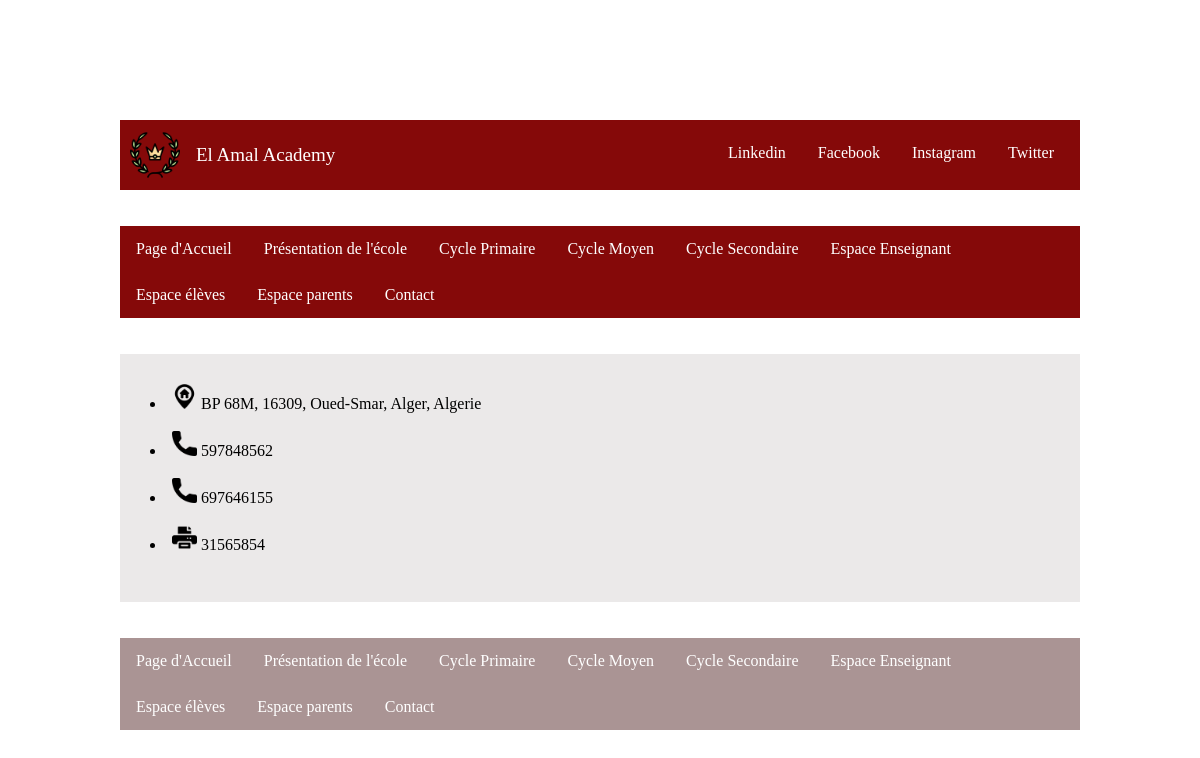
Page /controllers/contactController.php on the committed database.
### tables this page shows
CREATE TABLE IF NOT EXISTS `contact` (
  `id` int(11) NOT NULL AUTO_INCREMENT,
  `adresse` varchar(255) NOT NULL,
  `teleph1` int(11) NOT NULL,
  `teleph2` int(11) NOT NULL,
  `fax` int(11) NOT NULL,
  PRIMARY KEY (`id`)
);

### controllers/contactController.php (called while the page is built)
<?php
$relativePath = $_SERVER['DOCUMENT_ROOT'];
require_once($relativePath.'/Latreche_Mohamed_Cherif_Zouaoui_SIL1/views/contactView.php');
require_once($relativePath.'/Latreche_Mohamed_Cherif_Zouaoui_SIL1/models/contactModel.php');
class contactController {
    public function getContact() {
        $cModel = new contactModel();
        $row=$cModel->getContacts();
        return $row;
    }
    public function afficherContact() {
        $contactView = new contactView();
        $contactView->afficherContactPage();
    }
}
$control = new contactController();
$control->afficherContact();
?>

### models/contactModel.php (called while the page is built)
<?php
require_once($relativePath.'/Latreche_Mohamed_Cherif_Zouaoui_SIL1/controllers/contactController.php');
class contactModel {
    private $db="mysql:dbname=tdw;hostname=127.0.0.1;";
    private $busername = "root";
    private $bpassword = "";
    private function connexion($db,$busername,$bpassword) {
                try {
                    $conn = new PDO($db, $busername, $bpassword);
                    $conn->exec("SET CHARACTER SET utf8");
                }
                catch(PDOException $e)
                {
                    echo "Connection failed: " . $e->getMessage();
                    exit();
                }
                return $conn;
    }
    public function getContacts() {
        $conn=$this->connexion($this->db,$this->busername,$this->bpassword);
        $sql = $conn->prepare("SELECT * FROM contact");
        $sql->setFetchMode(PDO::FETCH_ASSOC);
        $sql->execute();
        $row=$sql->fetch();
        return $row;
    }
}
?>

### views/contactView.php (the view, shortened to what this page needs)
<?php
$relativePath = $_SERVER['DOCUMENT_ROOT'];
require_once($relativePath.'/Latreche_Mohamed_Cherif_Zouaoui_SIL1/controllers/contactController.php');
class contactView {
    public function head() {
        ?>
        <head>
            <link rel="stylesheet" href="../css/contact.css">
        </head>
        <?php
    }
    public function navBar() {
        ?>
        <ul class="topnav">
            <li class="left"><img src="../images/logos/laurel.png"></li>
            <li class="middle"><a href="#home">El Amal Academy</a></li>
            <li class="right"><a href="#twitter">Twitter</a></li>
            <li class="right"><a href="#instagram">Instagram</a></li>
            <li class="right"><a href="#facebook">Facebook</a></li>
            <li class="right"><a href="#linkedin">Linkedin</a></li>
        </ul>
        <br><br>
        <?php
    }
    public function menu() {
        ?>
        <div class="menuHorizontal">
            <ul>
                <li><a class="horizontal" href="../index.php">Page d'Accueil</a></li>
                <li><a  class="optional" href="../controllers/ControllerPresentation.php">Présentation de l'école</a></li>
                <li><a class="optional" href="../controllers/ControllerCyclePrimaire.php">Cycle Primaire</a></li>
                <li><a class="optional" href="../controllers/ControllerCycleMoyen.php">Cycle Moyen</a></li>
                <li><a class="optional" href="../controllers/ControllerCycleSec.php">Cycle Secondaire</a></li>
                <li><a class="optional" href="../controllers/ControllerEspaceEns.php">Espace Enseignant</a></li>
                <li><a href="../controllers/espaceEleveController.php">Espace élèves</a></li>
                <li><a href="../controllers/ControllerEspaceParent.php">Espace parents</a></li>
                <li><a  class="optional" href="../controllers/contactController.php">Contact</a></li>
            </ul>
        </div>
        <?php
    }
    public function contenu() {
        ?>
        <br><br>
        <div class="contact">
        <?php
        $controler = new contactController();
        $result=$controler->getContact();
            echo
            "<li><img src='../images/icons/adresse.png'>" ."  ". $result["adresse"] . "</li> <br>" ;
            echo
            "<li><img src='../images/icons/call.png'>" ."   ". $result["teleph2"] . "</li> <br>" ;
            echo
            "<li><img src='../images/icons/call.png'>" ."   ". $result["teleph1"] . "</li> <br>" ;
            echo
            "<li><img src='../images/icons/fax.png'>" ."   ". $result["fax"] . "</li> <br>" ;
        ?>
        </div>
        <?php
    }
    public function footer() {
        ?>
        <br><br>
        <footer class=footer">
            <ul>
                <li><a href="../index.php">Page d'Accueil</a></li>
                <li><a href="../controllers/ControllerPresentation.php">Présentation de l'école</a></li>
                <li><a class="optional" href="../controllers/ControllerCyclePrimaire.php">Cycle Primaire</a></li>
                <li><a class="optional" href="../controllers/ControllerCycleMoyen.php">Cycle Moyen</a></li>
                <li><a class="optional" href="../controllers/ControllerCycleSec.php">Cycle Secondaire</a></li>
                <li><a class="optional" href="../controllers/ControllerEspaceEns.php">Espace Enseignant</a></li>
                <li><a href="../controllers/espaceEleveController.php">Espace élèves</a></li>
                <li><a href="../controllers/ControllerEspaceParent.php">Espace parents</a></li>
                <li><a href="../controllers/contactController.php">Contact</a></li>
            </ul>
        </footer>
        <?php
    }
    public function contactBody() {
        ?>
        <body>
        <?php
            $this->navBar();
            $this->menu();
            $this->contenu();
            $this->footer();
            echo '</body>';
    }
    public function afficherContactPage() {
        echo '<html>';
        $this->head();
        $this->contactBody();
        echo '</html>';
    }
}

### css/contact.css (style rules this page uses)
ul.topnav { list-style-type: none; margin: 0; padding: 10px; overflow: hidden; background-color: #850909; }
ul.topnav li { float: left; }
ul.topnav li a { display: block; color: white; text-align: center; padding: 14px 16px; text-decoration: none; }
ul.topnav li.right { float: right; }
ul.topnav li.middle { text-align: right; font-size: 19px; font-family: 'Times New Roman', Times, serif; }
.topnav img { width: 50px; height: 50px; float: left; }
body { margin: 5%; padding: 5%; }
div > ul { list-style-type: none; margin: 0; padding: 0; overflow: hidden; background-color: #850909; }
ul > li { float: left; }
ul > li a { display: block; color: white; text-align: center; padding: 14px 16px; text-decoration: none; }
footer > ul { list-style-type: none; margin: 0; padding: 0; overflow: hidden; background-color: #aa9494; }
.horizontal { float : left; }
.contact img { width: 25px; height: 25px; }
.contact { background-color: rgba(228, 224, 224, 0.712); padding: 30px; }

### rows in the picture
contact: adresse "BP 68M, 16309, Oued-Smar, Alger, Algerie", teleph2 "597848562", teleph1 "697646155", fax "31565854"
